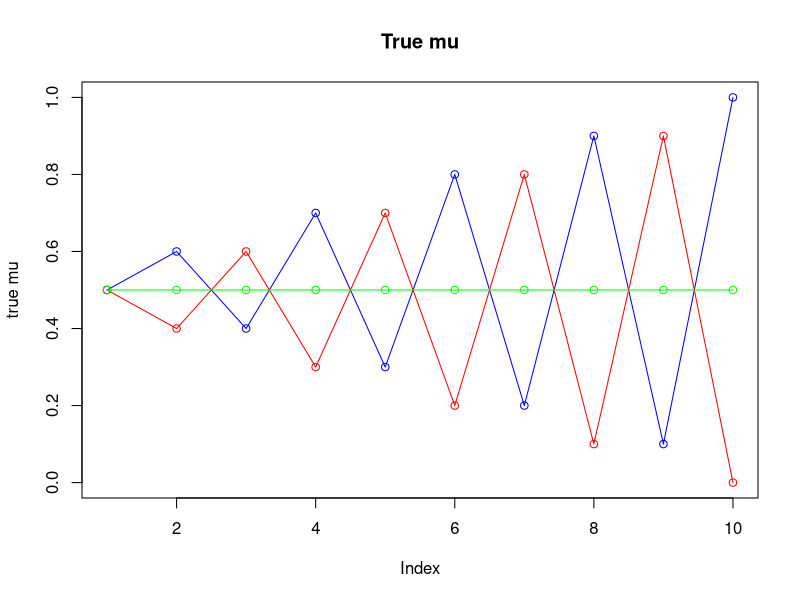
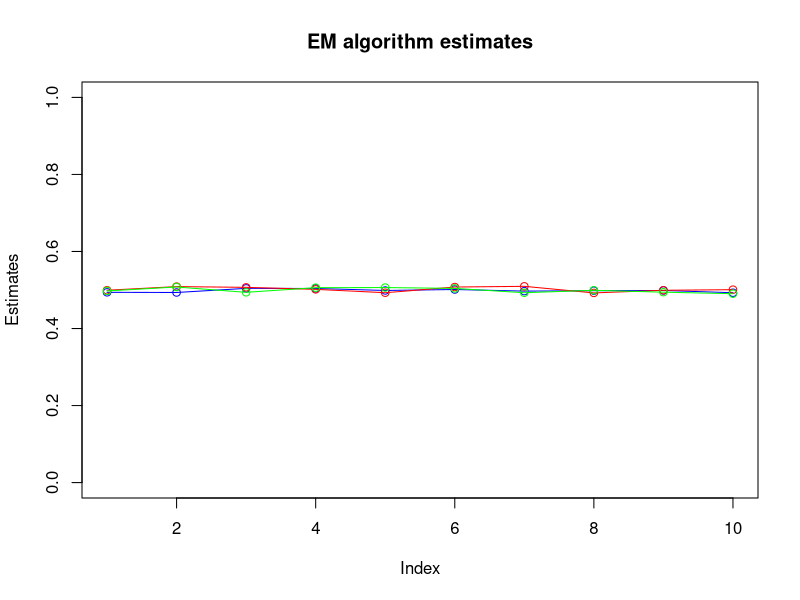
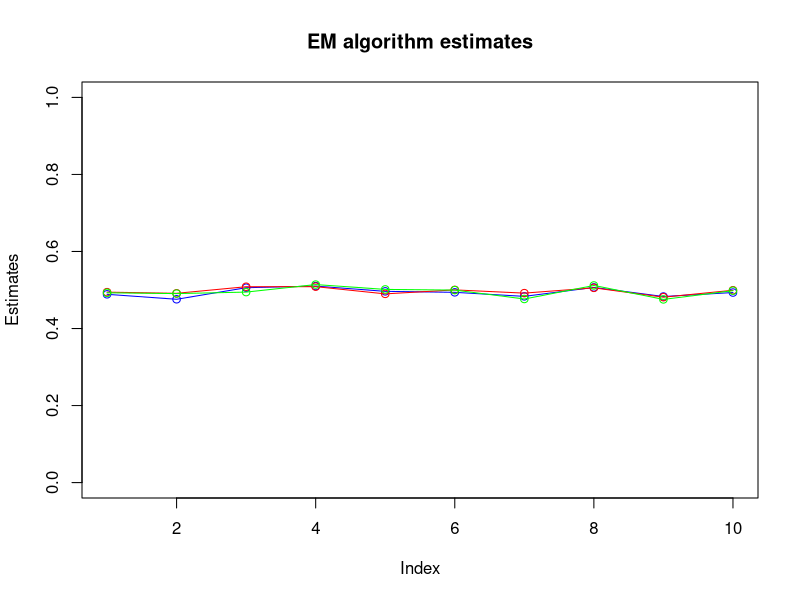
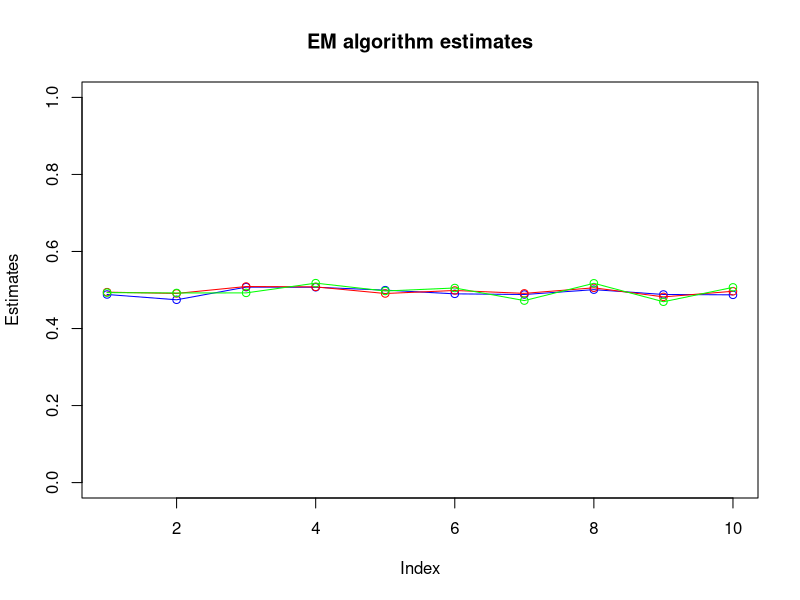
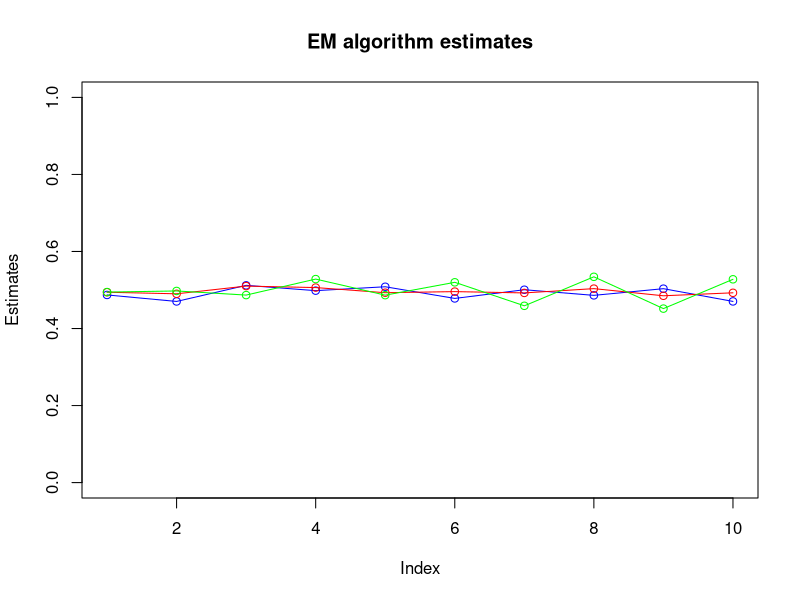
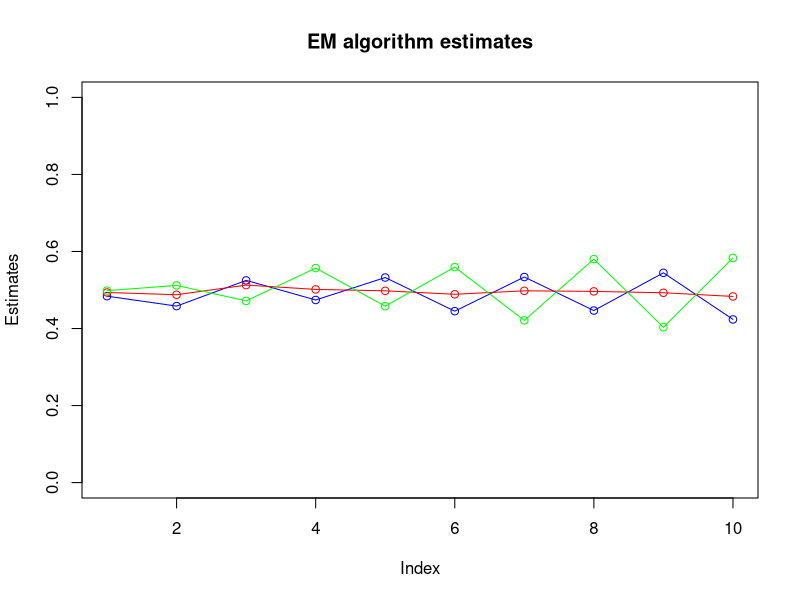
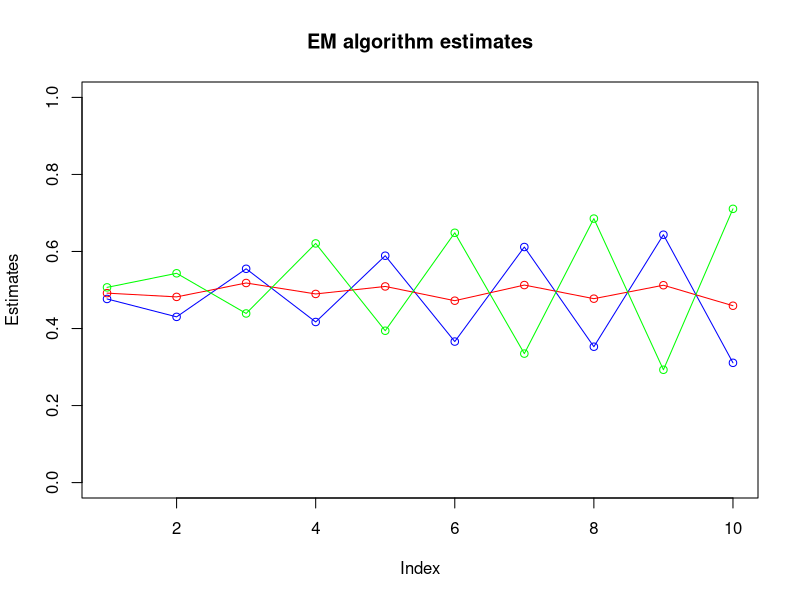
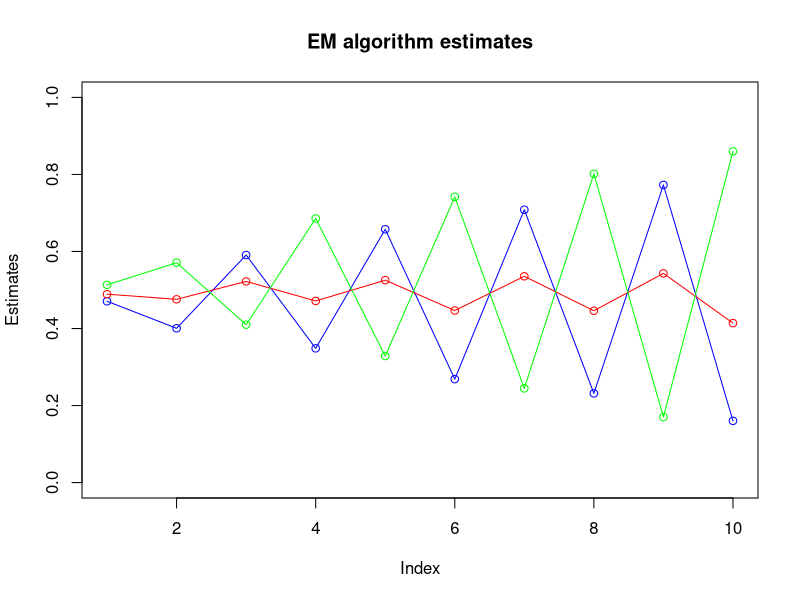

These figures' R source, in order: (Note: this script raises an error after producing the figures.)
### Block 2 Lab 2b ### 

## EM algorithm ##

set.seed(1234567890)

max_it <- 100 # max number of EM iterations
min_change <- 0.1 
# min change in log likelihood between two consecutive EM iterations
N=1000 # number of training points
D=10 # number of dimensions
x <- matrix(nrow=N, ncol=D) # training data
true_pi <- vector(length = 3) # true mixing coefficients
true_mu <- matrix(nrow=3, ncol=D) # true conditional distributions
true_pi=c(1/3, 1/3, 1/3)
true_mu[1,]=c(0.5,0.6,0.4,0.7,0.3,0.8,0.2,0.9,0.1,1)
true_mu[2,]=c(0.5,0.4,0.6,0.3,0.7,0.2,0.8,0.1,0.9,0)
true_mu[3,]=c(0.5,0.5,0.5,0.5,0.5,0.5,0.5,0.5,0.5,0.5)
plot(true_mu[1,], type="o", col="blue", ylim=c(0,1), ylab="true mu",
     main="True mu")
points(true_mu[2,], type="o", col="red")
points(true_mu[3,], type="o", col="green")

# Producing the training data
for(n in 1:N) {
  k <- sample(1:3,1,prob=true_pi)
  for(d in 1:D) {
    x[n,d] <- rbinom(1,1,true_mu[k,d])
  }
}

K=3 # number of guessed components
z <- matrix(nrow=N, ncol=K) # fractional component assignments
pi <- vector(length = K) # mixing coefficients
mu <- matrix(nrow=K, ncol=D) # conditional distributions
llik <- vector(length = max_it) # log likelihood of the EM iterations

# Random initialization of the paramters
pi <- runif(K,0.49,0.51)
pi <- pi / sum(pi)
for(k in 1:K) {
  mu[k,] <- runif(D,0.49,0.51)
}

for(it in 1:max_it) {
  plot(mu[1,], type="o", col="blue", ylim=c(0,1), ylab="Estimates", 
       main="EM algorithm estimates")
  points(mu[2,], type="o", col="red")
  points(mu[3,], type="o", col="green")
  #points(mu[4,], type="o", col="yellow")
  Sys.sleep(0.5)
  # E-step: Computation of the fractional component assignments
  
  #post prob
  probx_mu<- 0
  
  for (n in 1:N) {
    prob<- 0
    for (k in 1:K) {
      prob <- prob + (pi[k] * prod((mu[k,]^x[n,]) * (1-mu[k,])^(1-x[n,])))
    }
    probx_mu[n]<- prob
  }
  
  # z-matrisen
  for (n in 1:N) {
    for (k in 1:K) {
      z[n,k] <-(pi[k]*(prod((mu[k,]^x[n,])*(1-mu[k,])^(1-x[n,]))))/probx_mu[n]
    }
  }
  
  #Log likelihood computation.
  newLike<-matrix(0,nrow=1000,ncol=3)
  for (n in 1:N) {
    for (k in 1:K) {
      newLike[n,k] <- (pi[k]*(prod((mu[k,]^x[n,]) * (1-mu[k,])^(1-x[n,]))))
    }
  }
  sum_newLike<-rowSums(newLike)
  llik[it]<-sum(log(sum_newLike))
  
  cat("iteration: ", it, "log likelihood: ", llik[it], "\n")
  flush.console()
  
  # Stops the function once convergence reached
  if (it > 2){
    oldlog<-llik[it-1]
    if (abs((abs(oldlog)- abs(llik[it]))) < min_change){
      stop(print("Convergence reached"))
    }
  }
  
  #M-step: ML parameter estimation from the data and 
  #fractional component assignments
  #compute estimates of pi
  for (k in 1:K){
    pi <- colSums(z)/N
  }
  
  #compute estimates of mu
  for (d in 1:D) {
    for (k in 1:K) {
      mu[k,d] <-  sum(x[,d] * z[,k])/sum(z[,k])
    }
  }
}

pi
mu

plot(llik[1:it], type="o", ylab="Log-likelihood", main="Log-likelihood",
     xlab="Number of iteration", col="blue")

